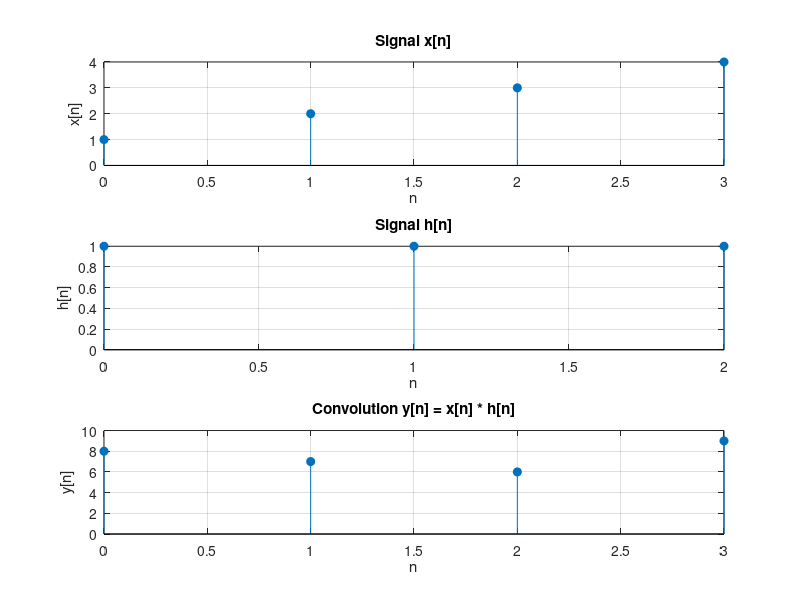

Reproduce this figure in MATLAB.
x = [1, 2, 3, 4];
h = [1, 1, 1];
N=max(length(x),length(h));
disp('Convolution result using matrix method:');
y=cconv(x,h,N)
% Plot the sequences
n_x = 0:length(x)-1;  % Time indices for x
n_h = 0:length(h)-1;  % Time indices for h
n_y = 0:length(y)-1;  % Time indices for convolution result
figure;
% Plot x[n]
subplot(3,1,1);
stem(n_x, x, 'filled');
title('Signal x[n]');
xlabel('n');
ylabel('x[n]');
grid on;
% Plot h[n]
subplot(3,1,2);
stem(n_h, h, 'filled');
title('Signal h[n]');
xlabel('n');
ylabel('h[n]');
grid on;
% Plot the convolution result y[n]
subplot(3,1,3);
stem(n_y, y, 'filled');
title('Convolution y[n] = x[n] * h[n]');
xlabel('n');
ylabel('y[n]');
grid on;

